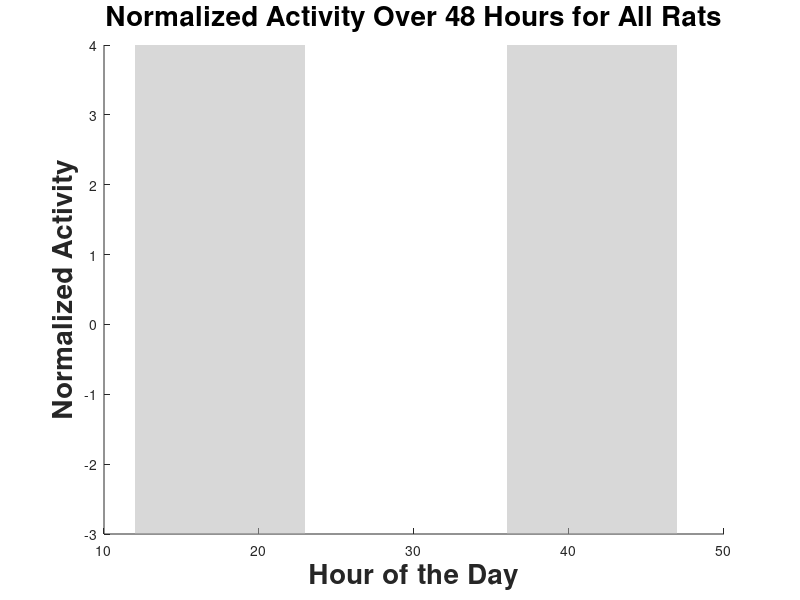

Recreate this plot in MATLAB. (Note: this script raises an error after producing the figure.)
%% Overall analysis of circadian 24-hour activity

% List of rat IDs and conditions
ratIDs = {'Rollo', 'Canute', 'Harald', 'Gunnar', 'Egil', 'Sigurd', 'Olaf'}; % Add more rat IDs as needed
conditions = {'300Lux', '1000Lux1', '1000Lux4'};

dataDir = '/Users/noahmuscat/University of Michigan Dropbox/Noah Muscat/JeremyAnalysis/ActigraphyEphys/ZT';
normalizedActivity = struct();

% Normalize condition names to be valid field names
validConditionNames = strcat('Cond_', conditions);

% Loop over each rat and condition
for i = 1:length(ratIDs)
    ratID = ratIDs{i};
    
    for j = 1:length(conditions)
        condition = conditions{j};
        validCondition = validConditionNames{j};
        
        % Construct the filename
        filename = sprintf('%s_%s_ZT.csv', ratID, condition); % Adjust filename based on your pattern
        fullPath = fullfile(dataDir, ratID, filename);
        
        % Check if the file exists
        if isfile(fullPath)
            % Load the data from the CSV file using readtable
            fprintf('Analyzing: %s\n', fullPath);
            dataTable = readtable(fullPath);
            
            % Assuming the data includes a 'Date' column in datetime format and a 'SelectedPixelDifference' column
            if ismember('Date', dataTable.Properties.VariableNames) && ismember('SelectedPixelDifference', dataTable.Properties.VariableNames)
                dateData = dataTable.Date; % Datetime data
                activityData = dataTable.SelectedPixelDifference;
                
                % Extract hour from datetime data
                hours = hour(dateData);
                
                % Bin data by hour (1-hour bins)
                edges = 0:24; % Correct edges to include 24 for completeness
                binIndices = discretize(hours, edges);
                
                % Remove NaN and zero indices
                validIndices = binIndices > 0;
                binIndices = binIndices(validIndices);
                activityData = activityData(validIndices);
                
                % Calculate sum of activity for each bin
                binnedActivity = accumarray(binIndices, activityData, [24, 1], @sum, NaN);
                
                % Calculate z-score normalization for the binned activity
                meanActivity = mean(binnedActivity, 'omitnan');
                stdActivity = std(binnedActivity, 'omitnan');
                
                if stdActivity == 0
                    zscoredActivity = zeros(size(binnedActivity)); % Avoid division by zero
                else
                    zscoredActivity = (binnedActivity - meanActivity) / stdActivity;
                end
                
                % Duplicate the 24-hour data to cover 48 hours
                zscoredActivity48 = [zscoredActivity; zscoredActivity];
                
                % Store results for each animal and condition
                normalizedActivity.(ratID).(validCondition).binnedActivity = zscoredActivity48;
            else
                fprintf('Column "Date" or "SelectedPixelDifference" not found in file: %s\n', fullPath);
            end
        else
            fprintf('File not found: %s\n', fullPath);  % Log missing files
        end
    end
end

% Graphical representation of normalized activity
figure;
hold on;

% Add gray shading from ZT = 12 to ZT = 23
fill([12 23 23 12], [-3 -3 4 4], [0.7 0.7 0.7], 'EdgeColor', 'none', 'FaceAlpha', 0.5, 'HandleVisibility', 'off');
% Add gray shading from ZT = 36 to ZT = 47
fill([36 47 47 36], [-3 -3 4 4], [0.7 0.7 0.7], 'EdgeColor', 'none', 'FaceAlpha', 0.5, 'HandleVisibility', 'off');

% Plot all conditions together for comparison
colors = lines(length(conditions));
legendEntries = {};

for j = 1:length(validConditionNames)
    validCondition = validConditionNames{j};
    
    for i = 1:length(ratIDs)
        ratID = ratIDs{i};
        
        if isfield(normalizedActivity, ratID) && isfield(normalizedActivity.(ratID), validCondition)
            binnedActivity48 = normalizedActivity.(ratID).(validCondition).binnedActivity;
            
            % Plot each rat's z-score normalized activity data
            plot(0:47, binnedActivity48, 'DisplayName', sprintf('%s - %s', ratID, conditions{j}), 'Color', colors(j, :));
            hold on;
            
            legendEntries{end+1} = sprintf('%s - %s', ratID, conditions{j});
        end 
     end
end

xlabel('Hour of the Day', 'FontSize', 20, 'FontWeight', 'bold');
ylabel('Normalized Activity', 'FontSize', 20, 'FontWeight', 'bold');
title('Normalized Activity Over 48 Hours for All Rats', 'FontSize', 20, 'FontWeight', 'bold');
legend(legendEntries, 'Location', 'BestOutside', 'FontSize', 20);
hold off;

disp('48-hour z-score normalized activity analysis and plots generated and saved.');

%% Analyzing and plotting for conditions only

% List of rat IDs and conditions
ratIDs = {'Rollo', 'Canute', 'Harald', 'Gunnar', 'Egil', 'Sigurd', 'Olaf'}; % Add more rat IDs as needed
conditions = {'300Lux', '1000Lux1', '1000Lux4'};

dataDir = '/Users/noahmuscat/University of Michigan Dropbox/Noah Muscat/JeremyAnalysis/ActigraphyEphys/ZT';
normalizedActivity = struct();

% Normalize condition names to be valid field names
validConditionNames = strcat('Cond_', conditions);

% Loop over each rat and condition
for i = 1:length(ratIDs)
    ratID = ratIDs{i};
    
    for j = 1:length(conditions)
        condition = conditions{j};
        validCondition = validConditionNames{j};
        
        % Construct the filename
        filename = sprintf('%s_%s_ZT.csv', ratID, condition); % Adjust filename based on your pattern
        fullPath = fullfile(dataDir, ratID, filename);
        
        % Check if the file exists
        if isfile(fullPath)
            % Load the data from the CSV file using readtable
            fprintf('Analyzing: %s\n', fullPath);
            dataTable = readtable(fullPath);
            
            % Assuming the data includes a 'Date' column in datetime format and a 'SelectedPixelDifference' column
            if ismember('Date', dataTable.Properties.VariableNames) && ismember('SelectedPixelDifference', dataTable.Properties.VariableNames)
                dateData = dataTable.Date; % Datetime data
                activityData = dataTable.SelectedPixelDifference;
                
                % Extract hour from datetime data
                hours = hour(dateData);
                
                % Bin data by hour (1-hour bins)
                edges = 0:24; % Correct edges to include 24 for completeness
                binIndices = discretize(hours, edges);
                
                % Remove NaN and zero indices
                validIndices = binIndices > 0;
                binIndices = binIndices(validIndices);
                activityData = activityData(validIndices);
                
                % Calculate sum of activity for each bin
                binnedActivity = accumarray(binIndices, activityData, [24, 1], @sum, NaN);
                
                % Calculate z-score normalization for the binned activity
                meanActivity = mean(binnedActivity, 'omitnan');
                stdActivity = std(binnedActivity, 'omitnan');
                
                if stdActivity == 0
                    zscoredActivity = zeros(size(binnedActivity)); % Avoid division by zero
                else
                    zscoredActivity = (binnedActivity - meanActivity) / stdActivity;
                end
                
                % Duplicate the 24-hour data to cover 48 hours
                zscoredActivity48 = [zscoredActivity; zscoredActivity];
                
                % Store results for each animal and condition
                normalizedActivity.(ratID).(validCondition).binnedActivity = zscoredActivity48;
            else
                fprintf('Column "Date" or "SelectedPixelDifference" not found in file: %s\n', fullPath);
            end
        else
            fprintf('File not found: %s\n', fullPath);  % Log missing files
        end
    end
end

% Graphical representation of normalized activity
figure;
hold on;

% Add gray shading from ZT = 12 to ZT = 23
fill([12 23 23 12], [-1.5 -1.5 3 3], [0.7 0.7 0.7], 'EdgeColor', 'none', 'FaceAlpha', 0.5, 'HandleVisibility', 'off');
% Add gray shading from ZT = 36 to ZT = 47
fill([36 47 47 36], [-1.5 -1.5 3 3], [0.7 0.7 0.7], 'EdgeColor', 'none', 'FaceAlpha', 0.5, 'HandleVisibility', 'off');

% Plot the average activity for each condition
colors = lines(length(conditions));
legendEntries = {};

for j = 1:length(validConditionNames)
    validCondition = validConditionNames{j};
    allBinnedActivities = [];
    
    for i = 1:length(ratIDs)
        ratID = ratIDs{i};
        
        if isfield(normalizedActivity, ratID) && isfield(normalizedActivity.(ratID), validCondition)
            binnedActivity48 = normalizedActivity.(ratID).(validCondition).binnedActivity;
            allBinnedActivities = [allBinnedActivities; binnedActivity48'];
        end 
    end
    
    % Calculate the mean activity over all rats for this condition
    meanBinnedActivity48 = mean(allBinnedActivities, 1, 'omitnan');

    % Plot the mean activity for this condition
    plot(0:47, meanBinnedActivity48, 'DisplayName', conditions{j}, 'Color', colors(j, :), 'LineWidth', 2);
    hold on;
    
    legendEntries{end+1} = conditions{j};
end

xlabel('Hour of the Day', 'FontSize', 20, 'FontWeight', 'bold');
ylabel('Normalized Activity', 'FontSize', 20, 'FontWeight', 'bold');
title('Normalized Activity Over 48 Hours for All Conditions', 'FontSize', 20, 'FontWeight', 'bold');
legend(legendEntries, 'Location', 'BestOutside', 'FontSize', 20);
hold off;

disp('48-hour z-score normalized activity analysis and plots generated and saved.');

%% functions
% Function to add a shaded area to the current plot
function addShadedAreaToPlotZT48Hour()
    hold on;
    
    % Define x and y coordinates for the first shaded area (from t=12 to t=24)
    x_shaded1 = [12, 24, 24, 12];
    y_lim = ylim;
    y_shaded1 = [y_lim(1), y_lim(1), y_lim(2), y_lim(2)];
    
    % Define x and y coordinates for the second shaded area (from t=36 to t=48)
    x_shaded2 = [36, 48, 48, 36];
    y_shaded2 = [y_lim(1), y_lim(1), y_lim(2), y_lim(2)];
    
    fill_color = [0.7, 0.7, 0.7]; % Light gray color for the shading
    
    % Add shaded areas to the plot
    fill(x_shaded1, y_shaded1, fill_color, 'EdgeColor', 'none', 'HandleVisibility', 'off');
    fill(x_shaded2, y_shaded2, fill_color, 'EdgeColor', 'none', 'HandleVisibility', 'off');
    
    % Additional Plot settings
    xlabel('Hour of Day (ZT Time)');
    ylabel('Sum of PixelDifference');
    xlim([-0.5, 47.5]);
    xticks(0:1:47);
    xtickangle(90);
    
    hold off;
end

% Function to add a shaded area to the current plot
function addShadedAreaToPlotZT24Hour()
    hold on;
    % Define x and y coordinates for the shaded area (from t=12 to t=24)
    x_shaded = [12, 24, 24, 12];
    y_lim = ylim;
    y_shaded = [y_lim(1), y_lim(1), y_lim(2), y_lim(2)];

    fill_color = [0.7, 0.7, 0.7]; % Light gray color for the shading

    % Add shaded areas to the plot with 'HandleVisibility', 'off' to exclude from the legend
    fill(x_shaded, y_shaded, fill_color, 'EdgeColor', 'none', 'HandleVisibility', 'off');
    
    % Additional Plot settings
    xlabel('Hour of Day (ZT Time)');
    ylabel('Sum of PixelDifference');
    xlim([-0.5, 23.5]);
    xticks(0:23);
    xtickangle(0);
    
    hold off;
end